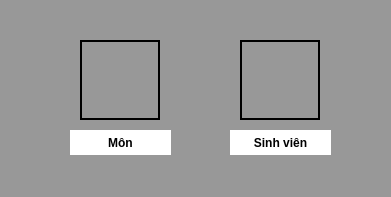
<?xml version="1.0" encoding="UTF-8"?>
<ui version="4.0">
 <class>MainWindow</class>
 <widget class="QMainWindow" name="MainWindow">
  <property name="geometry">
   <rect>
    <x>0</x>
    <y>0</y>
    <width>391</width>
    <height>197</height>
   </rect>
  </property>
  <property name="font">
   <font>
    <family>MV Boli</family>
   </font>
  </property>
  <property name="windowTitle">
   <string>Mid Term</string>
  </property>
  <property name="autoFillBackground">
   <bool>false</bool>
  </property>
  <property name="styleSheet">
   <string notr="true">background-color:rgb(152, 152, 152)

</string>
  </property>
  <widget class="QWidget" name="centralwidget">
   <widget class="QLabel" name="label_1">
    <property name="geometry">
     <rect>
      <x>230</x>
      <y>130</y>
      <width>101</width>
      <height>25</height>
     </rect>
    </property>
    <property name="font">
     <font>
      <pointsize>-1</pointsize>
      <weight>75</weight>
      <bold>true</bold>
     </font>
    </property>
    <property name="styleSheet">
     <string notr="true">color:black;
font-size: 12px;
font-weight:bold;
font-weight:underline;

background-color:white;</string>
    </property>
    <property name="text">
     <string>Sinh viên</string>
    </property>
    <property name="alignment">
     <set>Qt::AlignCenter</set>
    </property>
   </widget>
   <widget class="QPushButton" name="pushButton_1">
    <property name="geometry">
     <rect>
      <x>80</x>
      <y>40</y>
      <width>80</width>
      <height>80</height>
     </rect>
    </property>
    <property name="sizePolicy">
     <sizepolicy hsizetype="Fixed" vsizetype="Fixed">
      <horstretch>0</horstretch>
      <verstretch>0</verstretch>
     </sizepolicy>
    </property>
    <property name="cursor">
     <cursorShape>OpenHandCursor</cursorShape>
    </property>
    <property name="whatsThis">
     <string>&lt;html&gt;&lt;head/&gt;&lt;body&gt;&lt;p&gt;&lt;br/&gt;&lt;/p&gt;&lt;p&gt;&lt;br/&gt;&lt;/p&gt;&lt;/body&gt;&lt;/html&gt;</string>
    </property>
    <property name="autoFillBackground">
     <bool>false</bool>
    </property>
    <property name="styleSheet">
     <string notr="true">border-style: solid;
border-color:black;
border-width: 2px;</string>
    </property>
    <property name="text">
     <string/>
    </property>
   </widget>
   <widget class="QPushButton" name="pushButton_2">
    <property name="geometry">
     <rect>
      <x>240</x>
      <y>40</y>
      <width>80</width>
      <height>80</height>
     </rect>
    </property>
    <property name="sizePolicy">
     <sizepolicy hsizetype="Fixed" vsizetype="Fixed">
      <horstretch>0</horstretch>
      <verstretch>0</verstretch>
     </sizepolicy>
    </property>
    <property name="cursor">
     <cursorShape>OpenHandCursor</cursorShape>
    </property>
    <property name="whatsThis">
     <string>&lt;html&gt;&lt;head/&gt;&lt;body&gt;&lt;p&gt;&lt;br/&gt;&lt;/p&gt;&lt;p&gt;&lt;br/&gt;&lt;/p&gt;&lt;/body&gt;&lt;/html&gt;</string>
    </property>
    <property name="autoFillBackground">
     <bool>false</bool>
    </property>
    <property name="styleSheet">
     <string notr="true">border-style: solid;
border-color:black;
border-width: 2px;</string>
    </property>
    <property name="text">
     <string/>
    </property>
   </widget>
   <widget class="QLabel" name="label_2">
    <property name="geometry">
     <rect>
      <x>70</x>
      <y>130</y>
      <width>101</width>
      <height>25</height>
     </rect>
    </property>
    <property name="font">
     <font>
      <pointsize>-1</pointsize>
      <weight>75</weight>
      <bold>true</bold>
     </font>
    </property>
    <property name="styleSheet">
     <string notr="true">color:black;
font-size: 12px;
font-weight:bold;
font-weight:underline;
background-color:white;
</string>
    </property>
    <property name="text">
     <string>Môn</string>
    </property>
    <property name="alignment">
     <set>Qt::AlignCenter</set>
    </property>
   </widget>
  </widget>
  <widget class="QStatusBar" name="statusbar"/>
 </widget>
 <resources/>
 <connections/>
</ui>
